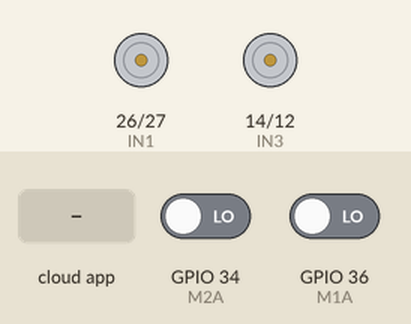
Simulated run of this sketch. Board: ESP32. Shown: motor-driver pin pairs drawn as motors (green arrow = first pin HIGH = forward, orange = second pin HIGH = backward, longer = more drive, scaled by the enable pin). Inputs (shaded band) come from the test bench; at power-on: GPIO 34 (M2A) LOW, GPIO 36 (M1A) LOW. The ROS host is connected and sends only what is stated; not simulated (calls return 0 or success): env.h.

Above: at 1.2 s.
1.3 s: the phone or cloud app sets angular.z to -100
At 4.0 s:
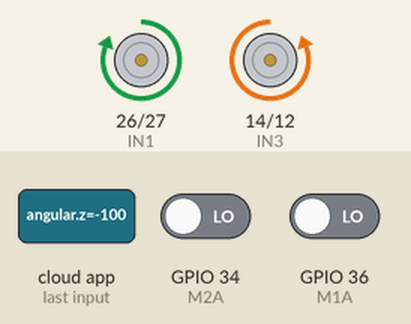
4.3 s: the phone or cloud app sets linear.x to -100
At 5.6 s:
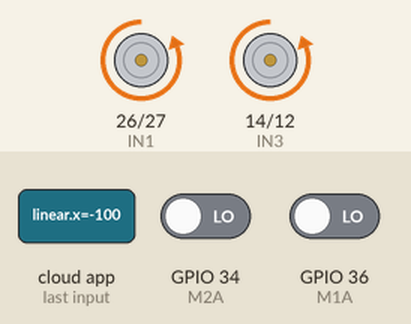
6.0 s: the phone or cloud app sets linear.x to 0
At 6.26 s:
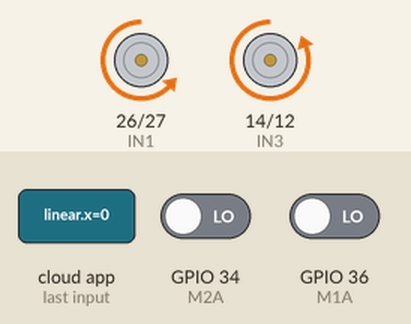
9.0 s: the phone or cloud app sets angular.z to 100
At 9.17 s:
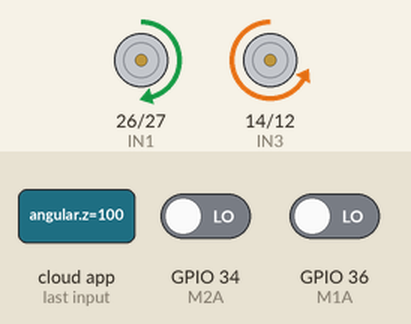
12.0 s: the phone or cloud app sets linear.x to 100
At 13.2 s:
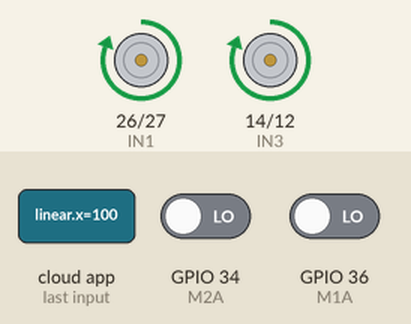
13.7 s: the phone or cloud app sets linear.x to -100
At 14.8 s:
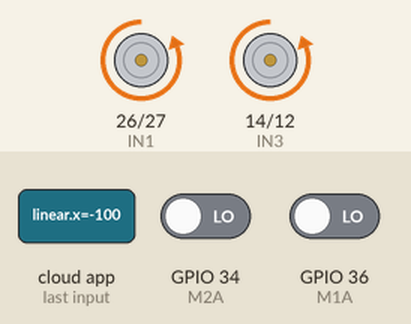
Timing chart, 0 to 16.3 s (numbered marks = the images above; inputs shaded):
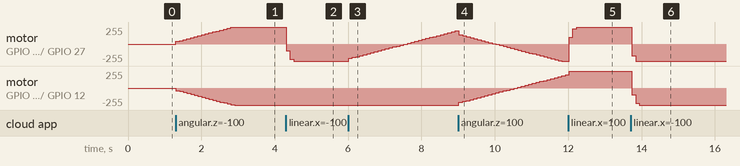

The sketch:

pibot-node.ino
```cpp
#include "wheel.h"
#include "ros-node.h"
#include <PID_v1.h>

// PID variables (0,300,0)
double SetpointR = 0, SetpointL = 0, setR = 0, setL = 0;
double Kp = 50, Ki = 300, Kd = 0;
PID PIDR(&omegaR, &setR, &SetpointR, Kp, Ki, Kd, DIRECT);
PID PIDL(&omegaL, &setL, &SetpointL, Kp, Ki, Kd, DIRECT);

void setup()
{
  Serial.begin(BAUD);

  // Wheel driver setup
  wheelSetup();

  // PID setup
  PIDR.SetMode(AUTOMATIC);
  PIDL.SetMode(AUTOMATIC);
  PIDR.SetOutputLimits(-255, 255);
  PIDL.SetOutputLimits(-255, 255);

  // ROS node setup
  rosSetup();
}

void loop()
{
  // Calculate Setpoints in revolutions per second
  // We get value in radians per second by kinematics equations
  // 2*pi radians per revolution
  // Hence divide by 2*pi to get revolutions per second
  SetpointR = (x * 100 + z * AXIL_LENGTH / 2) / (WHEELDIAMETER / 2) / (2 * PI);
  SetpointL = (x * 100 - z * AXIL_LENGTH / 2) / (WHEELDIAMETER / 2) / (2 * PI);

  PIDR.Compute();
  PIDL.Compute();
  motorWrite(RIGHT, setR);
  motorWrite(LEFT, setL);

  rosLoop();
}
```

ros-node.h
```cpp
#define BAUD 115200
#define TCP false
#include "env.h"

#if TCP
#include "ArduinoTcpHardware.h"
#include <WiFi.h>
#else
#include "ArduinoHardware.h"
#endif

#include <ros.h>
#include <ros/time.h>
#include <tf/tf.h>
#include <tf/transform_broadcaster.h>
#include <geometry_msgs/Twist.h>
#include <nav_msgs/Odometry.h>
#include <geometry_msgs/Vector3.h>

#if TCP
// WiFi Variables
IPAddress server(192, 168, 43, 94);
const uint16_t serverPort = 11411;
#endif

ros::NodeHandle nh;
geometry_msgs::TransformStamped t;
nav_msgs::Odometry odom_msg;
ros::Publisher odom_pub("pibot_odom", &odom_msg);
tf::TransformBroadcaster broadcaster;

float x, z;
long currentMillis = 0, previousMillis = 0;

void velCallback(const geometry_msgs::Twist &vel)
{
    x = vel.linear.x;  // In meter per second
    z = vel.angular.z; // In radian per second
}

ros::Subscriber<geometry_msgs::Twist> vel_sub("/cmd_vel", &velCallback);

void rosSetup()
{
#if TCP
    Serial.println();
    Serial.print("Connecting to ");
    Serial.println(mySSID);

    // Connect the ESP to the wifi AP
    WiFi.begin(mySSID, myPASSWORD);
    while (WiFi.status() != WL_CONNECTED)
    {
        delay(500);
        Serial.print(".");
    }
    Serial.println("");
    Serial.println("WiFi connected");
    Serial.println("IP address: ");
    Serial.println(WiFi.localIP());

    // Set the connection to rosserial socket server
    nh.getHardware()->setConnection(server, serverPort);
#else
    nh.getHardware()->setBaud(BAUD);
#endif

    nh.initNode();
    nh.subscribe(vel_sub);
    nh.advertise(odom_pub);
    broadcaster.init(nh);
}

void rosLoop()
{
    currentMillis = millis();
    if (currentMillis - previousMillis >= 10)
    {
        previousMillis = currentMillis;
        // Broadcast the transform
        t.header.stamp = nh.now();
        t.header.frame_id = "/odom";
        t.child_frame_id = "/base_link";
        t.transform.translation.x = pose_x / 100;
        t.transform.translation.y = pose_y / 100;
        t.transform.translation.z = 0;
        t.transform.rotation = tf::createQuaternionFromYaw(pose_theta);
        broadcaster.sendTransform(t);

        // Publish the odometry
        odom_msg.header.stamp = nh.now();
        odom_msg.header.frame_id = "/odom";
        odom_msg.pose.pose.position.x = pose_x / 100;
        odom_msg.pose.pose.position.y = pose_y / 100;
        odom_msg.pose.pose.orientation = tf::createQuaternionFromYaw(pose_theta);
        odom_msg.twist.twist.linear.x = (velocityR + velocityL) / 2;
        odom_msg.twist.twist.angular.z = (velocityR - velocityL) / AXIL_LENGTH;
        odom_pub.publish(&odom_msg);
    }

    // ROS
    nh.spinOnce();
}
```

wheel.h
```cpp
#define RIGHT 0
#define LEFT 1
#define M_PI 3.14159265358979323846
#define WHEELDIAMETER 6.5
#define AXIL_LENGTH 19.5
#define K 1.1


// Motor
#define ENA 25
#define IN1 26
#define IN2 27
#define IN3 14
#define IN4 12
#define ENB 13


// Encoder
#define M1A 36
#define M1B 39
#define M2A 34
#define M2B 35
#define CPCR 10.26
#define CPCL 10.16
#define OMEGASAMPLEFREQ 5

int encoderR = 0;
double prev_distanceR = 0;
double omegaR = 0, displacementR = 0, velocityR = 0;
int encoderL = 0;
double prev_distanceL = 0;
double omegaL = 0, displacementL = 0, velocityL = 0;
double base_linear_disp = 0, base_angular_disp = 0;
double pose_x = 0, pose_y = 0, pose_theta = 0;

void updateEncoderR();
void updateEncoderL();
void IRAM_ATTR updateOmega();


// Timer
hw_timer_t *timer = NULL;


// Setup
void wheelSetup() {
  // Motor
  pinMode(ENA, OUTPUT);
  pinMode(IN1, OUTPUT);
  pinMode(IN2, OUTPUT);
  pinMode(IN3, OUTPUT);
  pinMode(IN4, OUTPUT);
  pinMode(ENB, OUTPUT);

  // Encoder
  pinMode(M1A, INPUT);
  pinMode(M1B, INPUT);
  pinMode(M2A, INPUT);
  pinMode(M2B, INPUT);
  attachInterrupt(digitalPinToInterrupt(M1A), updateEncoderR, RISING);
  attachInterrupt(digitalPinToInterrupt(M2A), updateEncoderL, RISING);

  // Timer
  timer = timerBegin(0, 80, true);
  timerAttachInterrupt(timer, &updateOmega, true);
  timerAlarmWrite(timer, 1000000/OMEGASAMPLEFREQ, true);
  timerAlarmEnable(timer);
}


// Motor functions
void motorWrite(int motor, int speed) {
  int enable, in_a, in_b;
  speed = max(min(speed, 255), -255);
  if (motor == LEFT) {
    enable = ENA;
    in_a = IN1;
    in_b = IN2;
  }
  else {
    enable = ENB;
    in_a = IN3;
    in_b = IN4;
  }

  if (speed >= 0) {
    analogWrite(enable, speed);
    digitalWrite(in_a, HIGH);
    digitalWrite(in_b, LOW);
  }
  else {
    analogWrite(enable, -1*speed);
    digitalWrite(in_a, LOW);
    digitalWrite(in_b, HIGH);
  }
}


// Encoder functions
void updateEncoderR() {
  if (digitalRead(M1B) == HIGH) {
    encoderR++;
  } else {
    encoderR--;
  }
}

void updateEncoderL() {
  if (digitalRead(M2B) == LOW) {
    encoderL++;
  } else {
    encoderL--;
  }
}

double getDist(int motor) {
  if (motor == RIGHT) {
    return (double)encoderR/CPCR*K;
  }
  else {
    return (double)encoderL/CPCL*K;
  }
}

void IRAM_ATTR updateOmega(){
  double distanceR = getDist(RIGHT);
  double distanceL = getDist(LEFT);
  displacementR = (distanceR - prev_distanceR);
  displacementL = (distanceL - prev_distanceL);
  velocityR = displacementR / 100 * OMEGASAMPLEFREQ;
  velocityL = displacementL / 100 * OMEGASAMPLEFREQ;
  omegaR = (distanceR - prev_distanceR)/(M_PI*WHEELDIAMETER)*OMEGASAMPLEFREQ;
  omegaL = (distanceL - prev_distanceL)/(M_PI*WHEELDIAMETER)*OMEGASAMPLEFREQ;
  prev_distanceR = distanceR;
  prev_distanceL = distanceL;

  // Calculate the current position of the robot
  base_linear_disp = (displacementR + displacementL) / 2;
  base_angular_disp = (displacementR - displacementL) / AXIL_LENGTH;
  pose_x += base_linear_disp * cos(pose_theta + base_angular_disp/2);
  pose_y += base_linear_disp * sin(pose_theta + base_angular_disp/2);
  pose_theta += base_angular_disp;
  pose_theta = fmod(pose_theta, 2*PI);
}
```

Measured:
- after the input at 1.3 s, motor on GPIO 26 (IN1) / GPIO 27 (IN2): moves from stopped to forward 255/255 over 1.6 s, starting at once; motor on GPIO 14 (IN3) / GPIO 12 (IN4): moves from stopped to backward 255/255 over 1.6 s, starting at once
- after the input at 4.3 s, motor on GPIO 26 (IN1) / GPIO 27 (IN2): forward 255/255 → backward 98/255 at once, → backward 231/255 0.10 s later, → backward 255/255 0.10 s later
- after the input at 6.0 s, motor on GPIO 26 (IN1) / GPIO 27 (IN2): moves from backward 255/255 to forward 198/255 over 2.9 s, starting at once
- after the input at 9.0 s, motor on GPIO 14 (IN3) / GPIO 12 (IN4): moves from backward 255/255 to forward 198/255 over 2.9 s, starting at once
- after the input at 12.0 s, motor on GPIO 26 (IN1) / GPIO 27 (IN2): backward 255/255 → forward 98/255 at once, → forward 231/255 0.10 s later, → forward 255/255 0.10 s later
- after the input at 13.7 s, motor on GPIO 26 (IN1) / GPIO 27 (IN2): forward 255/255 → backward 174/255 at once, → backward 255/255 0.10 s later; motor on GPIO 14 (IN3) / GPIO 12 (IN4): forward 255/255 → backward 98/255 at once, → backward 231/255 0.10 s later, → backward 255/255 0.10 s later
